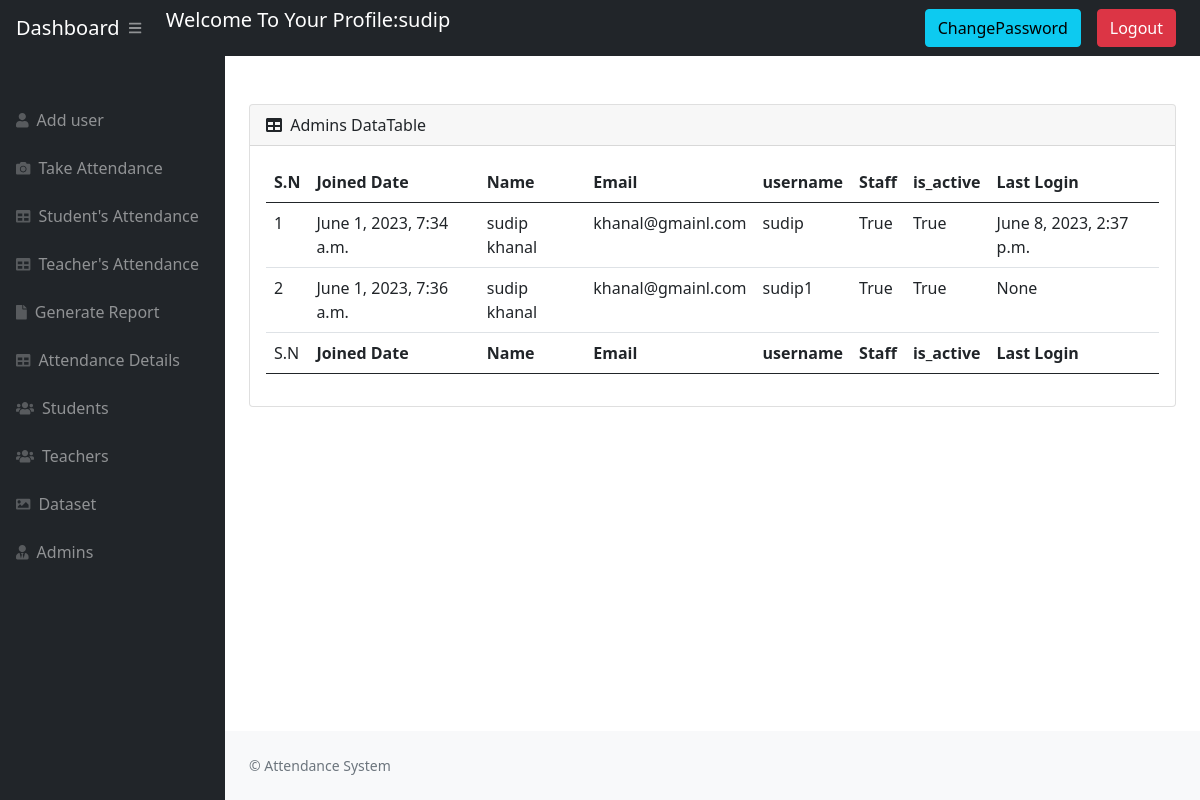
/adminData/ (signed in), run on an earlier commit of the app's database.
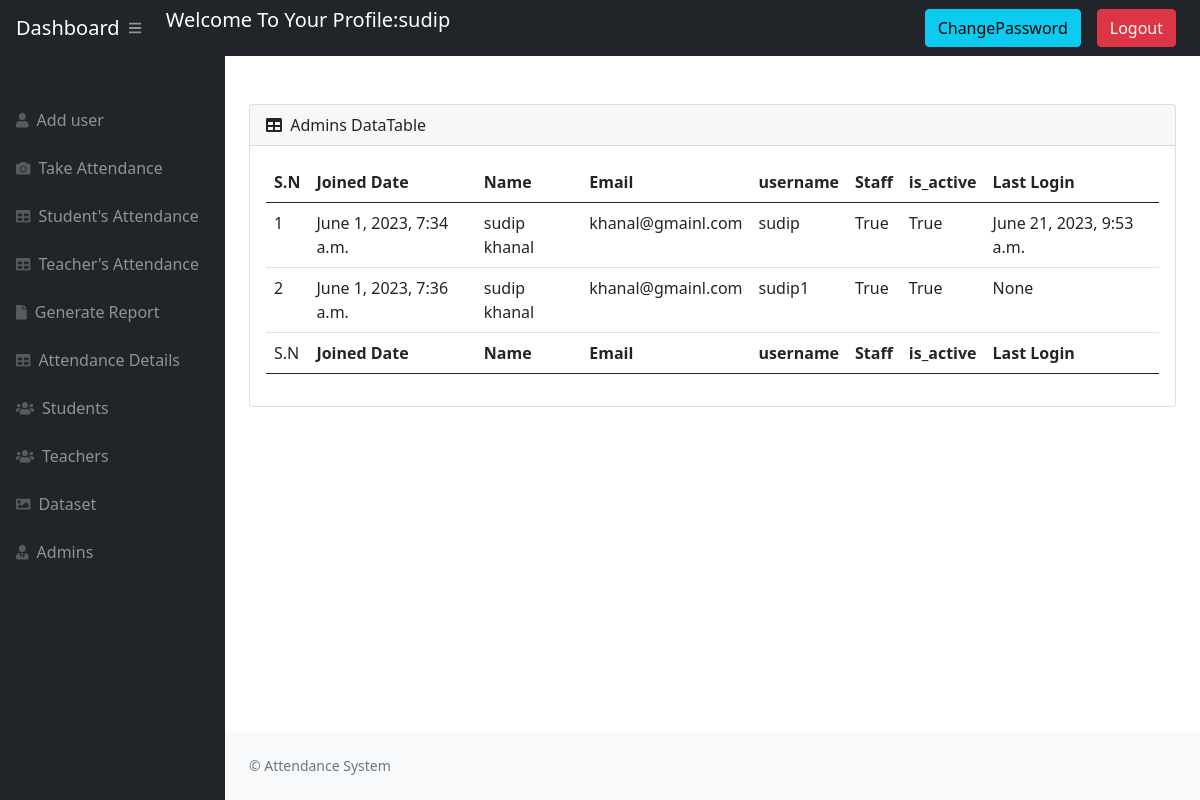
And on a later commit of the database.
### website/models.py (models this page shows)
class User(AbstractUser):
    USER_TYPE_CHOICES = [
        ('', 'Select User Type'),
        ('student', 'Student'),
        ('teacher', 'Teacher'),
        ('admin', 'Admin'),
    ]
    userType = models.CharField(max_length=10, choices=USER_TYPE_CHOICES)
    roll_num = models.CharField(max_length=10, unique=True)
    email = models.EmailField(unique=True)
    phone = models.CharField(max_length=50)
    address = models.CharField(max_length=50)
    dob = models.CharField(max_length=50)
    gender = models.CharField(max_length=50)
    faculty = models.CharField(max_length=50)
    semester = models.CharField(max_length=50, null=True)

### website/views.py (the view)
# urls.py: path('adminData/', views.admin_data, name='adminData'),
@login_required(login_url='login_view')
def admin_data(request):
    students = get_user_model().objects.filter(
        userType="admin")  # Fetch all  objects from the database
    AdmData = {
        'admins': students
    }
    if request.user.userType == 'admin':
        return render(request, 'Admin/detail_admin.html', AdmData)
    else:
        messages.warning(
            request, "You Must Be Logged In As Admin To View This Page")
        return redirect('login_view')

### website/templates/Admin/detail_admin.html (shortened to what this page needs)
{% extends 'Admin/admain.html' %} {% block title %} Dashboard {% endblock %}
{% block stylesheets %}{% endblock stylesheets %} {% block content %}
<main>
  <br />
  <br />
  <div class="container-fluid px-4">
    <div class="card mb-4">
      <div class="card-header">
        <i class="fas fa-table me-1"></i>
        Admins DataTable
      </div>
      <div class="card-body">
        <table id="datatablesSimple" class="table table-hover">
          <thead>
            <tr>
              <th>S.N</th>
              <th>Joined Date</th>
              <th>Name</th>
              <th>Email</th>
              <th>username</th>
              <th>Staff</th>
              <th>is_active</th>
              <th>Last Login</th>
            </tr>
          </thead>
          <tfoot>
            <tr>
              <td>S.N</td>
              <th>Joined Date</th>
              <th>Name</th>
              <th>Email</th>
              <th>username</th>
              <th>Staff</th>
              <th>is_active</th>
              <th>Last Login</th>
            </tr>
          </tfoot>
          <tbody>
            {% for admin in admins %}
            <tr>
              <td>{{forloop.counter}}</td>
              <td>{{ admin.date_joined}}</td>
              <td>{{ admin.first_name }} {{ admin.last_name }}</td>
              <td>{{ admin.email }}</td>
              <td>{{ admin.username}}</td>
              <td>{{ admin.is_staff}}</td>
              <td>{{ admin.is_active}}</td>
              <td>{{ admin.last_login}}</td>
            </tr>
            {% endfor %}
          </tbody>
        </table>
      </div>
    </div>
  </div>
</main>
{% endblock content %}

### website/templates/Admin/navigation.html (shortened to what this page needs)
<nav class="sb-topnav navbar navbar-expand navbar-dark bg-dark">
  <a class="navbar-brand ps-3" href="{% url 'adminpage' %}"> Dashboard </a>
  <button
    class="btn btn-link btn-sm order-1 order-lg-0 me-4 me-lg-0"
    id="sidebarToggle"
    href="#!"
  >
    <i class="fas fa-bars"></i>
  </button>
  <div class="navbar-brand ps-3">
  <p>  Welcome To Your Profile:{{ request.user.username }} </p></div>
  <div class="navbar-nav ms-auto ms-md-0 me-3 me-lg-3"><a class="btn btn-info" href="{% url 'passwordchange' %}">ChangePassword</a> </div>
  <div class="navbar-nav ms-auto ms-md-0 me-3 me-lg-4"><a class="btn btn-danger" href="{% url 'logout' %}">Logout</a></li> </div>
</nav>

What changed in the data, as far as the page shows it:
changed User: last_login "June 8, 2023, 2:37 p.m." → "June 21, 2023, 9:53 a.m."
